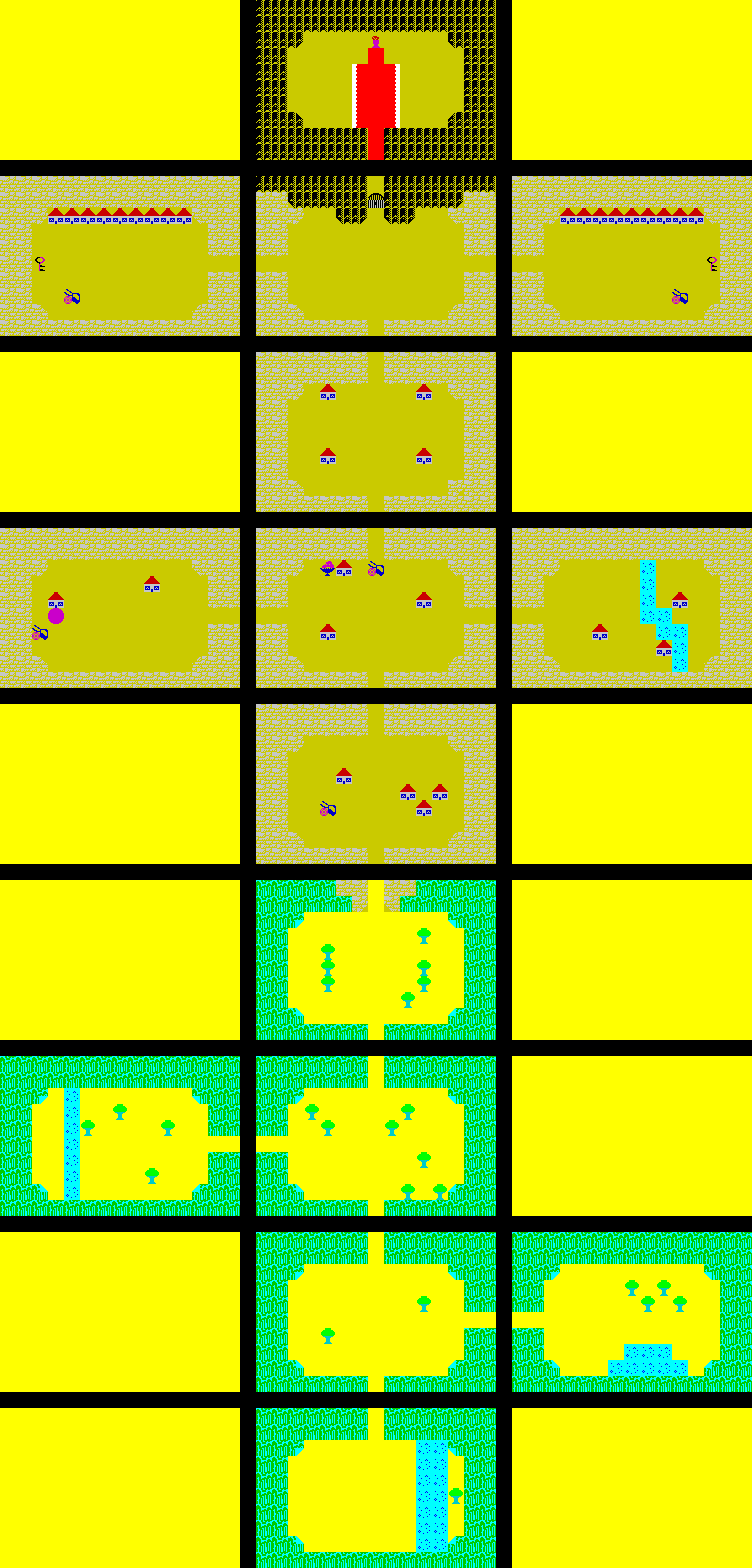

The image is a tile-based game level rendered from a .tmx file. Its description and source (layers, tilesets, objects; grid data summarised) follow:
An orthogonal 47x98 tile map with 16x16 px tiles, 1 tile layer (map), 2 tilesets and 46 objects (4x 4, 2x 8).

<map version="1.0" orientation="orthogonal" renderorder="right-down" width="47" height="98" tilewidth="16" tileheight="16" nextobjectid="115">
 <properties>
  <property name="lock" value="15" />
 </properties>
 <tileset firstgid="1" name="work" tilewidth="16" tileheight="16">
  <image source="../gfx/work.png" width="256" height="48" />
 </tileset>
 <tileset firstgid="49" name="sprites" tilewidth="16" tileheight="16">
  <image source="../gfx/sprites_alt.png" width="256" height="48" />
 </tileset>
 <layer name="map" width="47" height="98">
  <data>[4606 cells, 4050 non-empty, 29 distinct tile ids]</data>
 </layer>
 <objectgroup name="enems">
  <object id="15" gid="65" x="368" y="1152" width="16" height="16" />
  <object id="16" gid="67" x="368" y="1200" width="16" height="16" />
  <object id="19" gid="65" x="320" y="1008" width="16" height="16" />
  <object id="20" gid="67" x="384" y="1008" width="16" height="16" />
  <object id="23" gid="65" x="336" y="656" width="16" height="16" />
  <object id="24" gid="67" x="432" y="656" width="16" height="16" />
  <object id="26" gid="69" x="128" y="1136" width="16" height="16" />
  <object id="27" gid="71" x="192" y="1168" width="16" height="16" />
  <object id="29" gid="69" x="336" y="928" width="16" height="16" />
  <object id="30" gid="71" x="400" y="976" width="16" height="16" />
  <object id="31" gid="69" x="288" y="592" width="16" height="16" />
  <object id="32" gid="71" x="304" y="656" width="16" height="16" />
  <object id="33" gid="69" x="80" y="592" width="16" height="16" />
  <object id="34" gid="69" x="128" y="672" width="16" height="16" />
  <object id="35" gid="65" x="560" y="592" width="16" height="16" />
  <object id="36" gid="67" x="576" y="656" width="16" height="16" />
  <object id="37" gid="65" x="288" y="416" width="16" height="16" />
  <object id="38" gid="67" x="400" y="416" width="16" height="16" />
  <object id="39" gid="65" x="336" y="496" width="16" height="16" />
  <object id="40" gid="67" x="368" y="448" width="16" height="16" />
  <object id="41" gid="69" x="384" y="496" width="16" height="16" />
  <object id="42" gid="71" x="448" y="464" width="16" height="16" />
  <object id="43" gid="69" x="288" y="240" width="16" height="16" />
  <object id="44" gid="71" x="288" y="304" width="16" height="16" />
  <object id="45" gid="65" x="448" y="240" width="16" height="16" />
  <object id="46" gid="67" x="448" y="304" width="16" height="16" />
  <object id="59" gid="20" x="96" y="1152" width="16" height="16" />
  <object id="63" gid="20" x="352" y="1504" width="16" height="16" />
  <object id="64" gid="20" x="416" y="1184" width="16" height="16" />
  <object id="73" gid="20" x="656" y="1312" width="16" height="16" />
  <object id="86" type="4" gid="65" x="400" y="1360" width="16" height="16" />
  <object id="87" type="4" gid="67" x="416" y="1360" width="16" height="16" />
  <object id="90" gid="69" x="112" y="592" width="16" height="16" />
  <object id="91" gid="69" x="368" y="1152" width="16" height="16" />
  <object id="97" gid="65" x="80" y="1168" width="16" height="16" />
  <object id="98" gid="67" x="128" y="1200" width="16" height="16" />
  <object id="99" gid="65" x="592" y="1376" width="16" height="16" />
  <object id="100" gid="67" x="672" y="1360" width="16" height="16" />
  <object id="101" gid="69" x="560" y="1280" width="16" height="16" />
  <object id="102" gid="71" x="688" y="1312" width="16" height="16" />
  <object id="103" type="4" gid="69" x="448" y="1360" width="16" height="16" />
  <object id="104" type="4" gid="71" x="432" y="1360" width="16" height="16" />
  <object id="109" gid="89" x="48" y="272" width="16" height="16" />
  <object id="110" gid="91" x="192" y="272" width="16" height="16" />
  <object id="113" type="8" gid="73" x="704" y="304" width="16" height="16" />
  <object id="114" type="8" gid="75" x="544" y="256" width="16" height="16" />
 </objectgroup>
</map>